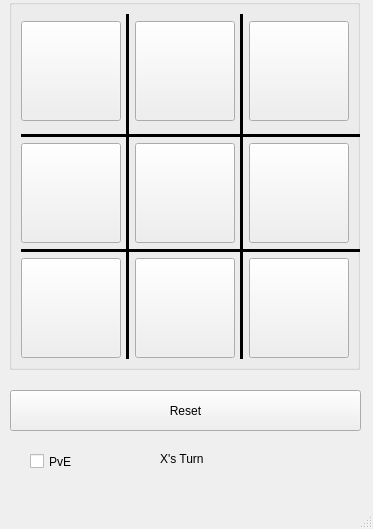
<?xml version="1.0" encoding="UTF-8"?>
<ui version="4.0">
 <class>MainWindow</class>
 <widget class="QMainWindow" name="MainWindow">
  <property name="geometry">
   <rect>
    <x>0</x>
    <y>0</y>
    <width>373</width>
    <height>529</height>
   </rect>
  </property>
  <property name="windowTitle">
   <string>MainWindow</string>
  </property>
  <widget class="QWidget" name="centralwidget">
   <widget class="QGroupBox" name="gridGroupBox">
    <property name="geometry">
     <rect>
      <x>9</x>
      <y>-1</y>
      <width>351</width>
      <height>371</height>
     </rect>
    </property>
    <layout class="QGridLayout" name="gridLayout">
     <item row="2" column="0">
      <widget class="QPushButton" name="pushButton_1">
       <property name="enabled">
        <bool>true</bool>
       </property>
       <property name="sizePolicy">
        <sizepolicy hsizetype="Minimum" vsizetype="Fixed">
         <horstretch>100</horstretch>
         <verstretch>100</verstretch>
        </sizepolicy>
       </property>
       <property name="minimumSize">
        <size>
         <width>100</width>
         <height>100</height>
        </size>
       </property>
       <property name="text">
        <string/>
       </property>
      </widget>
     </item>
     <item row="5" column="0">
      <widget class="Line" name="line_3">
       <property name="minimumSize">
        <size>
         <width>355</width>
         <height>0</height>
        </size>
       </property>
       <property name="frameShadow">
        <enum>QFrame::Plain</enum>
       </property>
       <property name="lineWidth">
        <number>3</number>
       </property>
       <property name="orientation">
        <enum>Qt::Horizontal</enum>
       </property>
      </widget>
     </item>
     <item row="6" column="0">
      <widget class="QPushButton" name="pushButton_3">
       <property name="enabled">
        <bool>true</bool>
       </property>
       <property name="sizePolicy">
        <sizepolicy hsizetype="Minimum" vsizetype="Fixed">
         <horstretch>100</horstretch>
         <verstretch>100</verstretch>
        </sizepolicy>
       </property>
       <property name="minimumSize">
        <size>
         <width>100</width>
         <height>100</height>
        </size>
       </property>
       <property name="text">
        <string/>
       </property>
      </widget>
     </item>
     <item row="2" column="1">
      <widget class="Line" name="line_2">
       <property name="minimumSize">
        <size>
         <width>0</width>
         <height>345</height>
        </size>
       </property>
       <property name="frameShadow">
        <enum>QFrame::Plain</enum>
       </property>
       <property name="lineWidth">
        <number>3</number>
       </property>
       <property name="orientation">
        <enum>Qt::Vertical</enum>
       </property>
      </widget>
     </item>
     <item row="4" column="4">
      <widget class="QPushButton" name="pushButton_8">
       <property name="enabled">
        <bool>true</bool>
       </property>
       <property name="sizePolicy">
        <sizepolicy hsizetype="Minimum" vsizetype="Fixed">
         <horstretch>100</horstretch>
         <verstretch>100</verstretch>
        </sizepolicy>
       </property>
       <property name="minimumSize">
        <size>
         <width>100</width>
         <height>100</height>
        </size>
       </property>
       <property name="text">
        <string/>
       </property>
      </widget>
     </item>
     <item row="6" column="4">
      <widget class="QPushButton" name="pushButton_9">
       <property name="enabled">
        <bool>true</bool>
       </property>
       <property name="sizePolicy">
        <sizepolicy hsizetype="Minimum" vsizetype="Fixed">
         <horstretch>100</horstretch>
         <verstretch>100</verstretch>
        </sizepolicy>
       </property>
       <property name="minimumSize">
        <size>
         <width>100</width>
         <height>100</height>
        </size>
       </property>
       <property name="text">
        <string/>
       </property>
      </widget>
     </item>
     <item row="2" column="4">
      <widget class="QPushButton" name="pushButton_7">
       <property name="enabled">
        <bool>true</bool>
       </property>
       <property name="sizePolicy">
        <sizepolicy hsizetype="Minimum" vsizetype="Fixed">
         <horstretch>100</horstretch>
         <verstretch>100</verstretch>
        </sizepolicy>
       </property>
       <property name="minimumSize">
        <size>
         <width>100</width>
         <height>100</height>
        </size>
       </property>
       <property name="text">
        <string/>
       </property>
      </widget>
     </item>
     <item row="4" column="0">
      <widget class="QPushButton" name="pushButton_2">
       <property name="enabled">
        <bool>true</bool>
       </property>
       <property name="sizePolicy">
        <sizepolicy hsizetype="Minimum" vsizetype="Fixed">
         <horstretch>100</horstretch>
         <verstretch>100</verstretch>
        </sizepolicy>
       </property>
       <property name="minimumSize">
        <size>
         <width>100</width>
         <height>100</height>
        </size>
       </property>
       <property name="text">
        <string/>
       </property>
      </widget>
     </item>
     <item row="2" column="3">
      <widget class="Line" name="line_4">
       <property name="minimumSize">
        <size>
         <width>0</width>
         <height>345</height>
        </size>
       </property>
       <property name="frameShadow">
        <enum>QFrame::Plain</enum>
       </property>
       <property name="lineWidth">
        <number>3</number>
       </property>
       <property name="orientation">
        <enum>Qt::Vertical</enum>
       </property>
      </widget>
     </item>
     <item row="3" column="0">
      <widget class="Line" name="line">
       <property name="minimumSize">
        <size>
         <width>355</width>
         <height>0</height>
        </size>
       </property>
       <property name="frameShadow">
        <enum>QFrame::Plain</enum>
       </property>
       <property name="lineWidth">
        <number>3</number>
       </property>
       <property name="orientation">
        <enum>Qt::Horizontal</enum>
       </property>
      </widget>
     </item>
     <item row="6" column="2">
      <widget class="QPushButton" name="pushButton_6">
       <property name="enabled">
        <bool>true</bool>
       </property>
       <property name="sizePolicy">
        <sizepolicy hsizetype="Minimum" vsizetype="Fixed">
         <horstretch>100</horstretch>
         <verstretch>100</verstretch>
        </sizepolicy>
       </property>
       <property name="minimumSize">
        <size>
         <width>100</width>
         <height>100</height>
        </size>
       </property>
       <property name="text">
        <string/>
       </property>
      </widget>
     </item>
     <item row="4" column="2">
      <widget class="QPushButton" name="pushButton_5">
       <property name="enabled">
        <bool>true</bool>
       </property>
       <property name="sizePolicy">
        <sizepolicy hsizetype="Minimum" vsizetype="Fixed">
         <horstretch>100</horstretch>
         <verstretch>100</verstretch>
        </sizepolicy>
       </property>
       <property name="minimumSize">
        <size>
         <width>100</width>
         <height>100</height>
        </size>
       </property>
       <property name="text">
        <string/>
       </property>
      </widget>
     </item>
     <item row="2" column="2">
      <widget class="QPushButton" name="pushButton_4">
       <property name="enabled">
        <bool>true</bool>
       </property>
       <property name="sizePolicy">
        <sizepolicy hsizetype="Minimum" vsizetype="Fixed">
         <horstretch>100</horstretch>
         <verstretch>100</verstretch>
        </sizepolicy>
       </property>
       <property name="minimumSize">
        <size>
         <width>100</width>
         <height>100</height>
        </size>
       </property>
       <property name="text">
        <string/>
       </property>
      </widget>
     </item>
    </layout>
   </widget>
   <widget class="QPushButton" name="start">
    <property name="geometry">
     <rect>
      <x>10</x>
      <y>390</y>
      <width>351</width>
      <height>41</height>
     </rect>
    </property>
    <property name="text">
     <string>Reset</string>
    </property>
   </widget>
   <widget class="QLabel" name="label">
    <property name="geometry">
     <rect>
      <x>160</x>
      <y>450</y>
      <width>201</width>
      <height>17</height>
     </rect>
    </property>
    <property name="text">
     <string>X's Turn</string>
    </property>
   </widget>
   <widget class="QCheckBox" name="checkBox">
    <property name="geometry">
     <rect>
      <x>30</x>
      <y>450</y>
      <width>92</width>
      <height>23</height>
     </rect>
    </property>
    <property name="text">
     <string>PvE</string>
    </property>
   </widget>
  </widget>
  <widget class="QMenuBar" name="menubar">
   <property name="geometry">
    <rect>
     <x>0</x>
     <y>0</y>
     <width>373</width>
     <height>22</height>
    </rect>
   </property>
  </widget>
  <widget class="QStatusBar" name="statusbar"/>
 </widget>
 <resources/>
 <connections/>
</ui>
